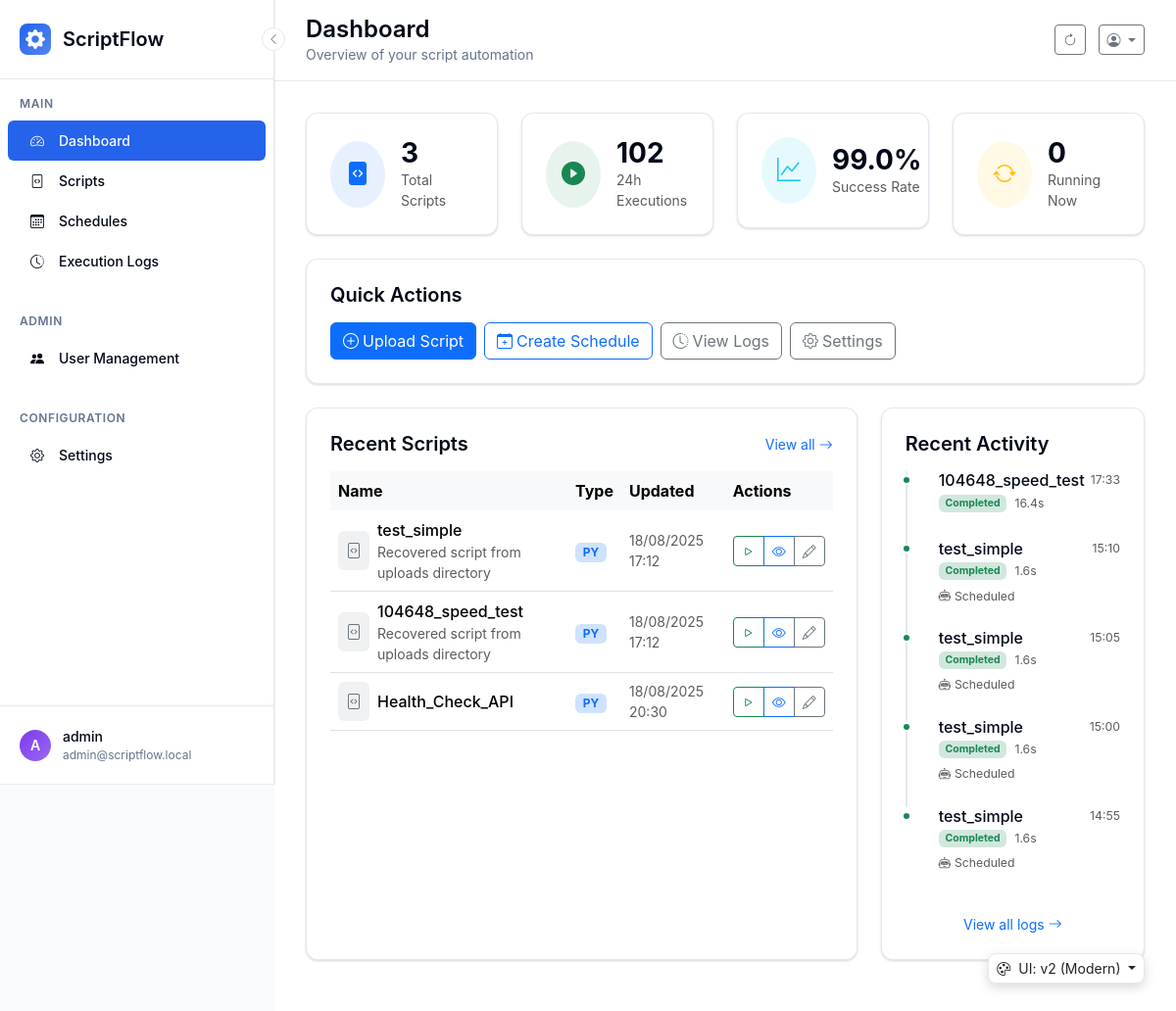
The app's page /dashboard?ui=v2 (signed in), older data.
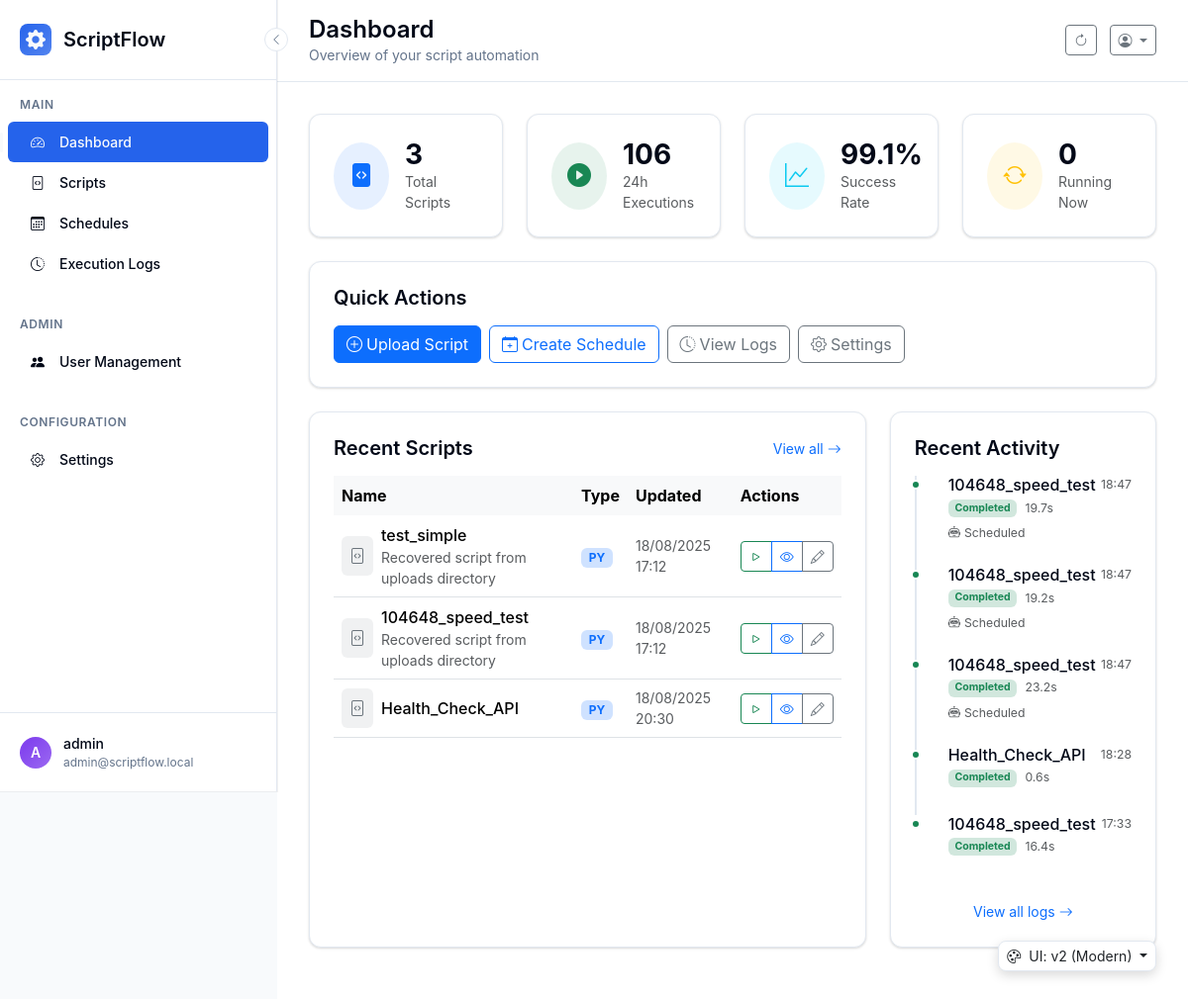
The same page, newer data.
### scriptflow.py (models this page shows, shortened)
class Script(db.Model):
    __tablename__ = 'scripts'
    id = db.Column(db.Integer, primary_key=True)
    name = db.Column(db.String(100), nullable=False)
    description = db.Column(db.Text)
    filename = db.Column(db.String(255), nullable=False)
    file_path = db.Column(db.String(500), nullable=False)
    script_type = db.Column(db.String(10), nullable=False)  # 'py' or 'bat'
    file_size = db.Column(db.Integer)
    created_at = db.Column(db.DateTime, default=datetime.now)
    updated_at = db.Column(db.DateTime, default=datetime.now, onupdate=datetime.now)
    is_active = db.Column(db.Boolean, default=True)
    user_id = db.Column(db.Integer, db.ForeignKey('users.id'), nullable=False)

class Execution(db.Model):
    __tablename__ = 'executions'
    id = db.Column(db.Integer, primary_key=True)
    started_at = db.Column(db.DateTime, default=datetime.now, nullable=False)
    completed_at = db.Column(db.DateTime)
    status = db.Column(db.String(20), default='pending', nullable=False)  # pending, running, completed, failed, timeout
    exit_code = db.Column(db.Integer)
    stdout = db.Column(db.Text)
    stderr = db.Column(db.Text)
    duration_seconds = db.Column(db.Float)
    trigger_type = db.Column(db.String(20), default='manual', nullable=False)  # manual, scheduled, api
    script_id = db.Column(db.Integer, db.ForeignKey('scripts.id'), nullable=False)
    user_id = db.Column(db.Integer, db.ForeignKey('users.id'), nullable=False)
    script = db.relationship('Script', backref='executions')
    @property
    def formatted_duration(self):
        if not self.duration_seconds:
            return "N/A"
        if self.duration_seconds < 60:
            return f"{self.duration_seconds:.1f}s"
        else:
            minutes = int(self.duration_seconds // 60)
            seconds = int(self.duration_seconds % 60)
            return f"{minutes}m {seconds}s"
    @property
    def status_color(self):
        colors = {
            'pending': 'secondary',
            'running': 'running',  # Usar classe CSS personalizada com animação
            'completed': 'success',
            'failed': 'danger',
            'timeout': 'warning',
            'cancelled': 'danger'
        }
        return colors.get(self.status, 'secondary')

### scriptflow.py (the view)
@app.route('/dashboard')
@login_required
def dashboard():
    scripts_query = Script.query.filter_by(is_active=True)
    user_scripts = apply_user_data_filter(scripts_query).all()
    executions_query = Execution.query
    recent_executions = apply_user_data_filter(executions_query)\
        .order_by(Execution.started_at.desc())\
        .limit(5).all()
    total_scripts = len(user_scripts)
    executions_24h_query = Execution.query.filter(
        Execution.started_at >= datetime.now() - timedelta(days=1)
    )
    executions_24h = apply_user_data_filter(executions_24h_query).count()
    successful_24h_query = Execution.query.filter(
        Execution.started_at >= datetime.now() - timedelta(days=1),
        Execution.status == 'completed',
        Execution.exit_code == 0
    )
    successful_24h = apply_user_data_filter(successful_24h_query).count()
    success_rate = round((successful_24h / executions_24h * 100) if executions_24h > 0 else 100, 1)
    stats = {
        'total_scripts': total_scripts,
        'executions_24h': executions_24h,
        'success_rate_24h': success_rate,
        'running_count': len(running_processes)
    }
    return render_template(UIVersionManager.get_template_path('dashboard.html'),
                         scripts=user_scripts,
                         recent_executions=recent_executions,
                         stats=stats)

### config/ui_version.py (called while the page is built, shortened)
    @classmethod
    def get_ui_version(cls):
        if request and request.args.get('ui') in ['v1', 'v2']:
            ui_version = request.args.get('ui')
            if session:
                session['ui_version'] = ui_version
            return ui_version

    @classmethod
    def get_template_path(cls, template_name):
        ui_version = cls.get_ui_version()
        return f"{ui_version}/{template_name}"

    @classmethod
    def is_modern_ui(cls):
        return cls.get_ui_version() == cls.MODERN_VERSION

    @classmethod
    def get_ui_display_info(cls):
        current_version = cls.get_ui_version()
        is_v2 = current_version == cls.MODERN_VERSION
        return {
            'current_version': current_version,
            'current_label': 'v2 (Modern)' if is_v2 else 'v1 (Bootstrap)',
            'current_icon': 'bi-stars' if is_v2 else 'bi-bootstrap',
            'is_modern': is_v2,
            'switch_to_version': cls.DEFAULT_VERSION if is_v2 else cls.MODERN_VERSION,
            'switch_to_label': 'Switch to v1 (Bootstrap)' if is_v2 else 'Switch to v2 (Modern)',
            'switch_to_icon': 'bi-bootstrap' if is_v2 else 'bi-stars'
        }

### templates/v2/dashboard.html (shortened to what the changed rows need)
{% extends "v2/base.html" %}
{% block page_title %}Dashboard{% endblock %}
{% block content %}
<div class="row mb-4">
    <div class="col-md-3">
        <div class="modern-card">
            <div class="d-flex align-items-center">
                <div>
                    <h3 class="mb-0 fw-bold">{{ stats.executions_24h }}</h3>
                    <p class="text-muted mb-0 small">24h Executions</p>
                </div>
            </div>
        </div>
    </div>
    <div class="col-md-3">
        <div class="modern-card">
            <div class="d-flex align-items-center">
                <div>
                    <h3 class="mb-0 fw-bold">{{ stats.success_rate_24h }}%</h3>
                    <p class="text-muted mb-0 small">Success Rate</p>
                </div>
            </div>
        </div>
    </div>
</div>
<div class="row">
    <div class="col-lg-8 mb-4">
        <div class="modern-card h-100">
            {% if scripts %}
                <div class="table-responsive">
                    <table class="table table-hover align-middle">
                        <thead class="table-light">
                            <tr>
                                <th class="border-0">Name</th>
                                <th class="border-0">Type</th>
                                <th class="border-0">Updated</th>
                                <th class="border-0">Actions</th>
                            </tr>
                        </thead>
                        <tbody>
                            {% for script in scripts[:5] %}
                            <tr>
                                <td>
                                    <div class="d-flex align-items-center">
                                        <div class="bg-secondary bg-opacity-10 p-2 rounded me-2">
                                            <i class="bi bi-file-code text-secondary"></i>
                                        </div>
                                        <div>
                                            <div class="fw-medium">{{ script.name }}</div>
                                            {% if script.description %}
                                                <div class="small text-muted">{{ script.description[:50] }}{% if script.description|length > 50 %}...{% endif %}</div>
                                            {% endif %}
                                        </div>
                                    </div>
                                </td>
                                <td>
                                    <span class="badge bg-primary-subtle text-primary">{{ script.script_type.upper() }}</span>
                                </td>
                                <td class="text-muted small">
                                    {{ script.updated_at.strftime('%d/%m/%Y %H:%M') }}
                                </td>
                                <td>
                                    <div class="btn-group btn-group-sm">
                                        <a href="{{ url_for('execute_script', script_id=script.id) }}" class="btn btn-outline-success btn-sm">
                                            <i class="bi bi-play"></i>
                                        </a>
                                        <a href="{{ url_for('view_script', script_id=script.id) }}" class="btn btn-outline-primary btn-sm">
                                            <i class="bi bi-eye"></i>
                                        </a>
                                        <a href="{{ url_for('edit_script', script_id=script.id) }}" class="btn btn-outline-secondary btn-sm">
                                            <i class="bi bi-pencil"></i>
                                        </a>
                                    </div>
                                </td>
                            </tr>
                            {% endfor %}
                        </tbody>
                    </table>
                </div>
            {% endif %}
        </div>
    </div>
    <div class="col-lg-4 mb-4">
        <div class="modern-card h-100">
            {% if recent_executions %}
                <div class="timeline">
                    {% for execution in recent_executions %}
                    <div class="timeline-item">
                        <div class="timeline-marker bg-{{ execution.status_color }}"></div>
                        <div class="timeline-content">
                            <div class="d-flex justify-content-between align-items-start mb-1">
                                <h6 class="mb-0 fw-medium">{{ execution.script.name if execution.script else 'Unknown Script' }}</h6>
                                <small class="text-muted">{{ execution.started_at.strftime('%H:%M') if execution.started_at else 'N/A' }}</small>
                            </div>
                            <div class="d-flex align-items-center mb-1">
                                <span class="badge bg-{{ execution.status_color }}-subtle text-{{ execution.status_color }} me-2">
                                    {{ execution.status.title() }}
                                </span>
                                {% if execution.duration_seconds %}
                                    <small class="text-muted">{{ execution.formatted_duration }}</small>
                                {% endif %}
                            </div>
                            {% if execution.trigger_type != 'manual' %}
                                <small class="text-muted">
                                    <i class="bi bi-robot me-1"></i>{{ execution.trigger_type.title() }}
                                </small>
                            {% endif %}
                        </div>
                    </div>
                    {% endfor %}
                </div>
            {% endif %}
        </div>
    </div>
</div>
{% endblock %}

Row changes from the older to the newer data that the page shows:
no longer on this page (row unchanged): Execution: script "test_simple", started_at "15:10", status "Completed", formatted_duration "1.6s", trigger_type "Scheduled"
no longer on this page (row unchanged): Execution: script "test_simple", started_at "15:05", status "Completed", formatted_duration "1.6s", trigger_type "Scheduled"
no longer on this page (row unchanged): Execution: script "test_simple", started_at "15:00", status "Completed", formatted_duration "1.6s", trigger_type "Scheduled"
no longer on this page (row unchanged): Execution: script "test_simple", started_at "14:55", status "Completed", formatted_duration "1.6s", trigger_type "Scheduled"
added Execution: script "104648_speed_test", started_at "18:47", status "Completed", formatted_duration "19.7s", trigger_type "Scheduled"
added Execution: script "104648_speed_test", started_at "18:47", status "Completed", formatted_duration "19.2s", trigger_type "Scheduled"
added Execution: script "104648_speed_test", started_at "18:47", status "Completed", formatted_duration "23.2s", trigger_type "Scheduled"
added Execution: script "Health_Check_API", started_at "18:28", status "Completed", formatted_duration "0.6s"
Text that changed along with them:
{{ stats.executions_24h }}: "102" → "106"
{{ stats.success_rate_24h }}: "99.0" → "99.1"
